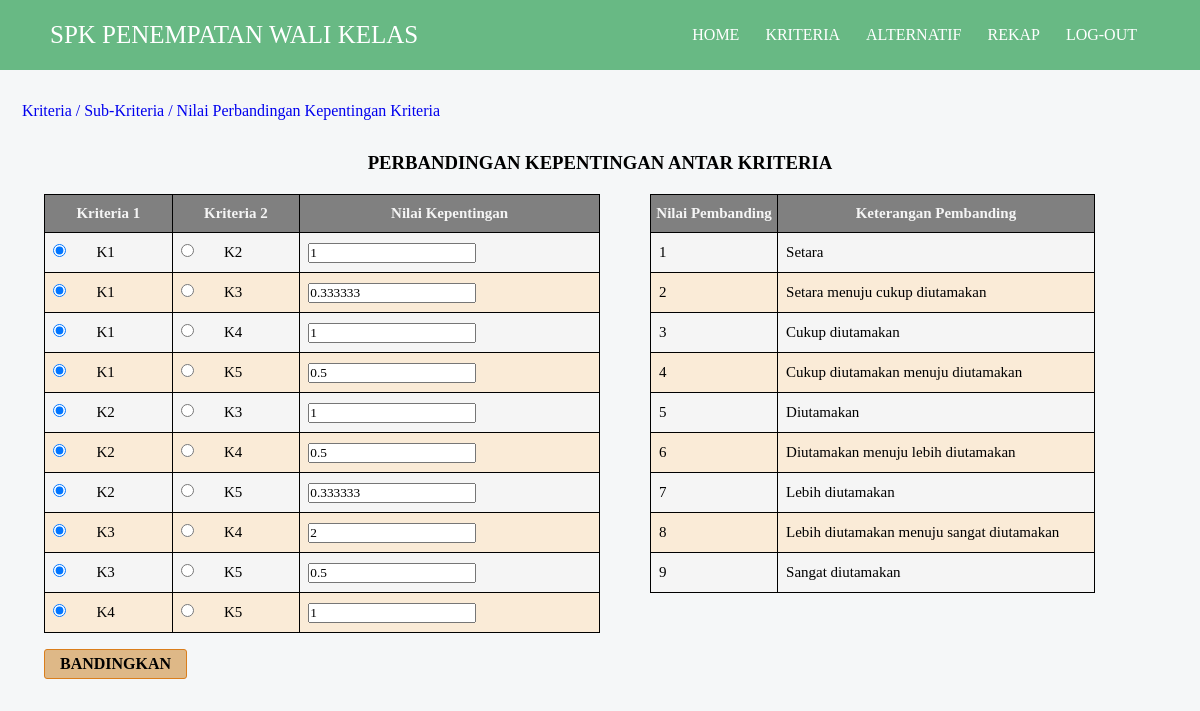
The app's page /admin/perbandingan-bobot-kriteria.php (signed in) with its own data.
### tables this page shows
CREATE TABLE `perbandingan_kriteria` (
  `id_perkri` int(11) NOT NULL,
  `kriteria1` varchar(50) NOT NULL,
  `kriteria2` varchar(50) NOT NULL,
  `nilai_pembanding` float NOT NULL,
  `id_kriteria` int(11) DEFAULT NULL
);

### fungsi.php (the view, shortened to what this page needs)
<?php
function getKriteriaID($no_urut)
{
    include('config.php');
    $query  = "SELECT id_kriteria FROM kriteria ORDER BY id_kriteria";
    $result = mysqli_query($mysqli, $query);
    while ($row = mysqli_fetch_array($result)) {
        $listID[] = $row['id_kriteria'];
    }
    return $listID[($no_urut)];
}
function getJumlahKriteria()
{
    include('config.php');
    $query  = "SELECT count(*) FROM kriteria";
    $result = mysqli_query($mysqli, $query);
    while ($row = mysqli_fetch_array($result)) {
        $jmlData = $row[0];
    }
    return $jmlData;
}
function getNilaiPerbandinganKriteria($kriteria1, $kriteria2)
{
    include('config.php');
    $id_kriteria1 = getKriteriaID($kriteria1);
    $id_kriteria2 = getKriteriaID($kriteria2);
    $query  = "SELECT nilai_pembanding FROM perbandingan_kriteria WHERE kriteria1 = $id_kriteria1 AND kriteria2 = $id_kriteria2";
    $result = mysqli_query($mysqli, $query);
    if (mysqli_num_rows($result) == 0) {
        $nilai = 1;
    } else {
        while ($row = mysqli_fetch_array($result)) {
            $nilai = $row['nilai_pembanding'];
        }
    }
    return $nilai;
}
function showTabelPerbandingan($jenis, $kriteria)
{
    include('config.php');
    if ($kriteria == 'kriteria') {
        $n = getJumlahKriteria();
    }
    $query = "SELECT nama_kriteria FROM $kriteria ORDER BY id_kriteria";
    $result    = mysqli_query($mysqli, $query);
    while ($row = mysqli_fetch_array($result)) {
        $pilihan[] = $row['nama_kriteria'];
    }
?>
    <form class="ui form" action="proses.php" method="post">
        <table class="perbandingan" style="float: left; margin-right: 50px;">
            <thead>
                <tr>
                    <th> Kriteria 1</th>
                    <th> Kriteria 2</th>
                    <th> Nilai Kepentingan</th>
                </tr>
            </thead>
            <tbody>
                <?php
                $urut = 0;
                    for ($x = 0; $x <= ($n - 2); $x++) {
                        for ($y = ($x + 1); $y <= ($n - 1); $y++) {
                        $urut++;
                ?>
                        <tr>
                            <td>
                                <div class="field">
                                    <div class="ui radio checkbox">
                                        <input name="pilih<?php echo $urut ?>" value="1" checked="" class="hidden" type="radio">
                                        <label><?php echo $pilihan[$x]; ?></label>
                                    </div>
                                </div>
                            </td>
                            <td>
                                <div class="field">
                                    <div class="ui radio checkbox">
                                        <input name="pilih<?php echo $urut ?>" value="2" class="hidden" type="radio">
                                        <label><?php echo $pilihan[$y]; ?></label>
                                    </div>
                                </div>
                            </td>
                            <td>
                                <div class="field">
                                    <?php
                                    if ($kriteria == 'kriteria') {
                                        $nilai = getNilaiPerbandinganKriteria($x, $y);
                                    }
                                    ?>
                                    <input type="text" name="bobot<?php echo $urut ?>" value="<?php echo $nilai ?>" required>
                                </div>
                            </td>
                        </tr>
                <?php
                    }
                }
                ?>
            </tbody>
        </table>
        <table class="table2">
            <thead>
                <tr>
                    <th> Nilai Pembanding</th>
                    <th> Keterangan Pembanding</th>
                </tr>
            </thead>
            <tbody>
                <tr>
                    <td>1</td>
                    <td>Setara</td>
                <tr>
                    <td>2</td>
                    <td>Setara menuju cukup diutamakan</td>
                </tr>
                <tr>
                    <td>3</td>
                    <td>Cukup diutamakan</td>
                </tr>
                <tr>
                    <td>4</td>
                    <td>Cukup diutamakan menuju diutamakan</td>
                </tr>
                <tr>
                    <td>5</td>
                    <td>Diutamakan</td>
                </tr>
                <tr>
                    <td>6</td>
                    <td>Diutamakan menuju lebih diutamakan</td>
                </tr>
                <tr>
                    <td>7</td>
                    <td>Lebih diutamakan</td>
                </tr>
                <tr>
                    <td>8</td>
                    <td>Lebih diutamakan menuju sangat diutamakan</td>
                </tr>
                <tr>
                    <td>9</td>
                    <td>Sangat diutamakan</td>
                </tr>
            </tbody>
        </table>
        <br><br><input class="action_btn" type="submit" name="submit" value="BANDINGKAN" style="
             text-decoration: none;
             color: black;
             border: 1px solid #da7e1c;
             background: #deb887;
             padding: 5px 15px;
             font-weight: bold;
             border-radius: 3px;
             transition: 0.5s ease-in-out;
             font-size: medium;
            ">
    </form>
<?php
}
?>

### style/style.css (style rules this page uses)
* { margin: 0; padding: 0; font-family: "futura md bt"; text-decoration: none; list-style: none; box-sizing: border-box; }
body { background: #F5F7F8; }
.perbandingan { width: 50%; font-size: 15px; color: black; white-space: nowrap; border-collapse: collapse; }
.table2 { width: 40%; font-size: 15px; color: black; white-space: nowrap; border-collapse: collapse; margin-top: 10px; }
table { width: 100%; font-size: 15px; color: black; white-space: nowrap; border-collapse: collapse; }
table>thead { background-color: gray; color: #f5f5f5; }
table>thead th { padding: 10px 0; margin: 0 20px; }
table th, table td { border: 1px solid black; padding: 5px 8px; }
table>tbody>tr>td { width: 60px; height: 40px; }
table>tbody>tr { background-color: #f5f5f5; transition: 0.3s ease-in-out; }
table>tbody>tr:nth-child(even) { background-color: #faebd7; }
.action_btn { display: flex; gap: 3px; margin-top: 20px; }
input[type=radio], input[type=checkbox] { transform: scale(1); margin-right: 2em; }

### records on screen
perbandingan_kriteria: nilai_pembanding "1"
perbandingan_kriteria: nilai_pembanding "0.333333"
perbandingan_kriteria: nilai_pembanding "1"
perbandingan_kriteria: nilai_pembanding "0.5"
perbandingan_kriteria: nilai_pembanding "1"
perbandingan_kriteria: nilai_pembanding "0.5"
perbandingan_kriteria: nilai_pembanding "0.333333"
perbandingan_kriteria: nilai_pembanding "2"
perbandingan_kriteria: nilai_pembanding "0.5"
perbandingan_kriteria: nilai_pembanding "1"

### other values on screen
$pilihan[$x] "K1"
$pilihan[$y] "K2"
$pilihan[$y] "K3"
$pilihan[$y] "K4"
$pilihan[$y] "K5"
$pilihan[$x] "K2"
$pilihan[$x] "K3"
$pilihan[$x] "K4"
